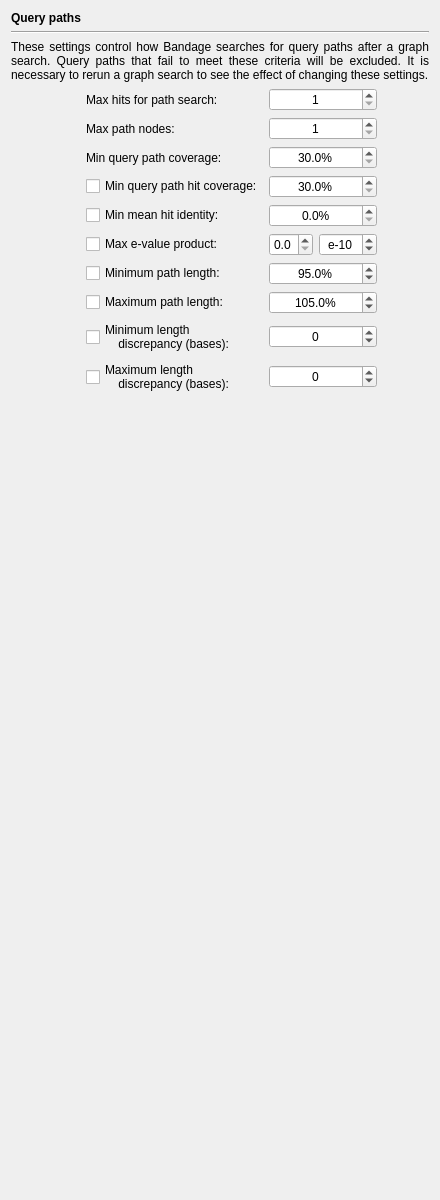
         <widget class="QWidget" name="queriesTabContents">
          <property name="geometry">
           <rect>
            <x>0</x>
            <y>0</y>
            <width>440</width>
            <height>1200</height>
           </rect>
          </property>
          <layout class="QVBoxLayout" name="queriesTabContentsLayout">
           <item>
            <widget class="QLabel" name="queryPathsHeadingLabel">
             <property name="font">
              <font>
               <bold>true</bold>
              </font>
             </property>
             <property name="text">
              <string>Query paths</string>
             </property>
            </widget>
           </item>
           <item>
            <widget class="Line" name="line_11">
             <property name="orientation">
              <enum>Qt::Horizontal</enum>
             </property>
            </widget>
           </item>
           <item>
            <widget class="QLabel" name="queryPathsDescriptionLabel">
             <property name="text">
              <string>These settings control how Bandage searches for query paths after a graph search. Query paths that fail to meet these criteria will be excluded. It is necessary to rerun a graph search to see the effect of changing these settings.</string>
             </property>
             <property name="alignment">
              <set>Qt::AlignJustify|Qt::AlignVCenter</set>
             </property>
             <property name="wordWrap">
              <bool>true</bool>
             </property>
            </widget>
           </item>
           <item>
            <widget class="QWidget" name="widget_23" native="true">
             <layout class="QGridLayout" name="gridLayout_16">
              <property name="leftMargin">
               <number>0</number>
              </property>
              <property name="topMargin">
               <number>0</number>
              </property>
              <property name="rightMargin">
               <number>0</number>
              </property>
              <property name="bottomMargin">
               <number>0</number>
              </property>
              <item row="2" column="3" colspan="2">
               <widget class="QDoubleSpinBox" name="minQueryCoveredByPathSpinBox">
                <property name="focusPolicy">
                 <enum>Qt::StrongFocus</enum>
                </property>
                <property name="alignment">
                 <set>Qt::AlignCenter</set>
                </property>
                <property name="suffix">
                 <string>%</string>
                </property>
                <property name="decimals">
                 <number>1</number>
                </property>
                <property name="minimum">
                 <double>30.000000000000000</double>
                </property>
               </widget>
              </item>
              <item row="3" column="1">
               <widget class="InfoTextWidget" name="minQueryCoveredByHitsInfoText" native="true">
                <property name="sizePolicy">
                 <sizepolicy hsizetype="Fixed" vsizetype="Fixed">
                  <horstretch>0</horstretch>
                  <verstretch>0</verstretch>
                 </sizepolicy>
                </property>
                <property name="minimumSize">
                 <size>
                  <width>16</width>
                  <height>16</height>
                 </size>
                </property>
                <property name="toolTip">
                 <string>This is a minimum value for the fraction of a query which is covered by the hits in a query path. Paths with hits that cover less of the query than this setting will not be included in the query's paths.&lt;br&gt;&lt;br&gt;
                                                       Set to a higher value to make query paths more stringent.</string>
                </property>
               </widget>
              </item>
              <item row="3" column="3" colspan="2">
               <widget class="QDoubleSpinBox" name="minQueryCoveredByHitsSpinBox">
                <property name="focusPolicy">
                 <enum>Qt::StrongFocus</enum>
                </property>
                <property name="alignment">
                 <set>Qt::AlignCenter</set>
                </property>
                <property name="suffix">
                 <string>%</string>
                </property>
                <property name="decimals">
                 <number>1</number>
                </property>
                <property name="minimum">
                 <double>30.000000000000000</double>
                </property>
                <property name="maximum">
                 <double>100.000000000000000</double>
                </property>
               </widget>
              </item>
              <item row="1" column="3" colspan="2">
               <widget class="QSpinBox" name="maxPathNodesSpinBox">
                <property name="focusPolicy">
                 <enum>Qt::StrongFocus</enum>
                </property>
                <property name="alignment">
                 <set>Qt::AlignCenter</set>
                </property>
                <property name="minimum">
                 <number>1</number>
                </property>
                <property name="maximum">
                 <number>50</number>
                </property>
               </widget>
              </item>
              <item row="4" column="2">
               <widget class="QCheckBox" name="minMeanHitIdentityCheckBox">
                <property name="focusPolicy">
                 <enum>Qt::StrongFocus</enum>
                </property>
                <property name="text">
                 <string>Min mean hit identity:</string>
                </property>
               </widget>
              </item>
              <item row="3" column="2">
               <widget class="QCheckBox" name="minQueryCoveredByHitsCheckBox">
                <property name="focusPolicy">
                 <enum>Qt::StrongFocus</enum>
                </property>
                <property name="text">
                 <string>Min query path hit coverage:</string>
                </property>
               </widget>
              </item>
              <item row="10" column="2">
               <widget class="QCheckBox" name="maxLengthBaseDiscrepancyCheckBox">
                <property name="focusPolicy">
                 <enum>Qt::StrongFocus</enum>
                </property>
                <property name="text">
                 <string>Maximum length
    discrepancy (bases):</string>
                </property>
               </widget>
              </item>
              <item row="6" column="2">
               <widget class="QCheckBox" name="maxEValueProductCheckBox">
                <property name="focusPolicy">
                 <enum>Qt::StrongFocus</enum>
                </property>
                <property name="text">
                 <string>Max e-value product:</string>
                </property>
               </widget>
              </item>
              <item row="8" column="2">
               <widget class="QCheckBox" name="maxLengthPercentageCheckBox">
                <property name="focusPolicy">
                 <enum>Qt::StrongFocus</enum>
                </property>
                <property name="text">
                 <string>Maximum path length:</string>
                </property>
               </widget>
              </item>
              <item row="2" column="2">
               <widget class="QLabel" name="minQueryCoveredByPathLabel">
                <property name="text">
                 <string>Min query path coverage:</string>
                </property>
               </widget>
              </item>
              <item row="7" column="2">
               <widget class="QCheckBox" name="minLengthPercentageCheckBox">
                <property name="focusPolicy">
                 <enum>Qt::StrongFocus</enum>
                </property>
                <property name="text">
                 <string>Minimum path length:</string>
                </property>
               </widget>
              </item>
              <item row="9" column="2">
               <widget class="QCheckBox" name="minLengthBaseDiscrepancyCheckBox">
                <property name="focusPolicy">
                 <enum>Qt::StrongFocus</enum>
                </property>
                <property name="text">
                 <string>Minimum length
    discrepancy (bases):</string>
                </property>
               </widget>
              </item>
              <item row="9" column="3" colspan="2">
               <widget class="QSpinBox" name="minLengthBaseDiscrepancySpinBox">
                <property name="focusPolicy">
                 <enum>Qt::StrongFocus</enum>
                </property>
                <property name="alignment">
                 <set>Qt::AlignCenter</set>
                </property>
                <property name="minimum">
                 <number>-1000000</number>
                </property>
                <property name="maximum">
                 <number>1000000</number>
                </property>
               </widget>
              </item>
              <item row="7" column="3" colspan="2">
               <widget class="QDoubleSpinBox" name="minLengthPercentageSpinBox">
                <property name="focusPolicy">
                 <enum>Qt::StrongFocus</enum>
                </property>
                <property name="alignment">
                 <set>Qt::AlignCenter</set>
                </property>
                <property name="suffix">
                 <string>%</string>
                </property>
                <property name="decimals">
                 <number>1</number>
                </property>
                <property name="minimum">
                 <double>0.000000000000000</double>
                </property>
                <property name="maximum">
                 <double>1000000.000000000000000</double>
                </property>
                <property name="value">
                 <double>95.000000000000000</double>
                </property>
               </widget>
              </item>
              <item row="10" column="3" colspan="2">
               <widget class="QSpinBox" name="maxLengthBaseDiscrepancySpinBox">
                <property name="focusPolicy">
                 <enum>Qt::StrongFocus</enum>
                </property>
                <property name="alignment">
                 <set>Qt::AlignCenter</set>
                </property>
                <property name="minimum">
                 <number>-1000000</number>
                </property>
                <property name="maximum">
                 <number>1000000</number>
                </property>
               </widget>
              </item>
              <item row="8" column="3" colspan="2">
               <widget class="QDoubleSpinBox" name="maxLengthPercentageSpinBox">
                <property name="focusPolicy">
                 <enum>Qt::StrongFocus</enum>
                </property>
                <property name="alignment">
                 <set>Qt::AlignCenter</set>
                </property>
                <property name="suffix">
                 <string>%</string>
                </property>
                <property name="decimals">
                 <number>1</number>
                </property>
                <property name="maximum">
                 <double>1000000.000000000000000</double>
                </property>
                <property name="value">
                 <double>105.000000000000000</double>
                </property>
               </widget>
              </item>
              <item row="7" column="1">
               <widget class="InfoTextWidget" name="minLengthPercentageInfoText" native="true">
                <property name="sizePolicy">
                 <sizepolicy hsizetype="Fixed" vsizetype="Fixed">
                  <horstretch>0</horstretch>
                  <verstretch>0</verstretch>
                 </sizepolicy>
                </property>
                <property name="minimumSize">
                 <size>
                  <width>16</width>
                  <height>16</height>
                 </size>
                </property>
                <property name="toolTip">
                 <string>This is a minimum value for the relative length between a query and its path in the graph. Paths with a relative length less than this setting will not be included in the query's paths.&lt;br&gt;&lt;br&gt;
                                                     Set to a value closer to 100% to make query paths more stringent.</string>
                </property>
               </widget>
              </item>
              <item row="8" column="1">
               <widget class="InfoTextWidget" name="maxLengthPercentageInfoText" native="true">
                <property name="sizePolicy">
                 <sizepolicy hsizetype="Fixed" vsizetype="Fixed">
                  <horstretch>0</horstretch>
                  <verstretch>0</verstretch>
                 </sizepolicy>
                </property>
                <property name="minimumSize">
                 <size>
                  <width>16</width>
                  <height>16</height>
                 </size>
                </property>
                <property name="toolTip">
                 <string>This is a maximum value for the relative length between a query and its path in the graph. Paths with a relative length greater than this setting will not be included in the query's paths.&lt;br&gt;&lt;br&gt;
                                                     Set to a value closer to 100% to make query paths more stringent.</string>
                </property>
               </widget>
              </item>
              <item row="9" column="1">
               <widget class="InfoTextWidget" name="minLengthBaseDiscrepancyInfoText" native="true">
                <property name="sizePolicy">
                 <sizepolicy hsizetype="Fixed" vsizetype="Fixed">
                  <horstretch>0</horstretch>
                  <verstretch>0</verstretch>
                 </sizepolicy>
                </property>
                <property name="minimumSize">
                 <size>
                  <width>16</width>
                  <height>16</height>
                 </size>
                </property>
                <property name="toolTip">
                 <string>This is the minimum length difference (in bases) between a query and its path in the graph.  Paths with a length difference less than this setting will not be included in the query's paths.&lt;br&gt;&lt;br&gt;
                                                          Set to a value closer to 0 to make query paths more stringent.</string>
                </property>
               </widget>
              </item>
              <item row="10" column="1">
               <widget class="InfoTextWidget" name="maxLengthBaseDiscrepancyInfoText" native="true">
                <property name="sizePolicy">
                 <sizepolicy hsizetype="Fixed" vsizetype="Fixed">
                  <horstretch>0</horstretch>
                  <verstretch>0</verstretch>
                 </sizepolicy>
                </property>
                <property name="minimumSize">
                 <size>
                  <width>16</width>
                  <height>16</height>
                 </size>
                </property>
               </widget>
              </item>
              <item row="4" column="1">
               <widget class="InfoTextWidget" name="minMeanHitIdentityInfoText" native="true">
                <property name="sizePolicy">
                 <sizepolicy hsizetype="Fixed" vsizetype="Fixed">
                  <horstretch>0</horstretch>
                  <verstretch>0</verstretch>
                 </sizepolicy>
                </property>
                <property name="minimumSize">
                 <size>
                  <width>16</width>
                  <height>16</height>
                 </size>
                </property>
                <property name="toolTip">
                 <string>This is a minimum value for the mean of the percent identity for the hits in a query path, weighted by the hits' lengths. Paths with a mean hit percent identity less than this setting will not be included in the query's paths. Applies to BLAST only (other searchers do not report identity).&lt;br&gt;&lt;br&gt;
                                                    Set to a higher value to make query paths more stringent.</string>
                </property>
               </widget>
              </item>
              <item row="1" column="1">
               <widget class="InfoTextWidget" name="maxPathNodesInfoText" native="true">
                <property name="sizePolicy">
                 <sizepolicy hsizetype="Fixed" vsizetype="Fixed">
                  <horstretch>0</horstretch>
                  <verstretch>0</verstretch>
                 </sizepolicy>
                </property>
                <property name="minimumSize">
                 <size>
                  <width>16</width>
                  <height>16</height>
                 </size>
                </property>
                <property name="toolTip">
                 <string>This controls the maximum number of nodes in query paths.&lt;br&gt;&lt;br&gt;
                                              A higher value will allow for paths containing more nodes, at a performance cost.</string>
                </property>
               </widget>
              </item>
              <item row="6" column="1">
               <widget class="InfoTextWidget" name="maxEvalueProductInfoText" native="true">
                <property name="sizePolicy">
                 <sizepolicy hsizetype="Fixed" vsizetype="Fixed">
                  <horstretch>0</horstretch>
                  <verstretch>0</verstretch>
                 </sizepolicy>
                </property>
                <property name="minimumSize">
                 <size>
                  <width>16</width>
                  <height>16</height>
                 </size>
                </property>
                <property name="toolTip">
                 <string>This is a maximum value for the product of the e-values of all the hits in a query path. Paths with an e-value product greater than this setting will not be included in the query's paths. Applies to BLAST and HMMER.&lt;br&gt;&lt;br&gt;
                                                  Set to a lower value to make query paths more stringent.</string>
                </property>
               </widget>
              </item>
              <item row="2" column="1">
               <widget class="InfoTextWidget" name="minQueryCoveredByPathInfoText" native="true">
                <property name="sizePolicy">
                 <sizepolicy hsizetype="Fixed" vsizetype="Fixed">
                  <horstretch>0</horstretch>
                  <verstretch>0</verstretch>
                 </sizepolicy>
                </property>
                <property name="minimumSize">
                 <size>
                  <width>16</width>
                  <height>16</height>
                 </size>
                </property>
                <property name="toolTip">
                 <string>This is a minimum value for the fraction of a query which is covered by a query path. Paths that cover less of the query than this setting will not be included in the query's paths.&lt;br&gt;&lt;br&gt;
                                                       Set to a higher value to make query paths more stringent.</string>
                </property>
               </widget>
              </item>
              <item row="1" column="2">
               <widget class="QLabel" name="label_35">
                <property name="sizePolicy">
                 <sizepolicy hsizetype="Minimum" vsizetype="Preferred">
                  <horstretch>0</horstretch>
                  <verstretch>0</verstretch>
                 </sizepolicy>
                </property>
                <property name="text">
                 <string>Max path nodes:</string>
                </property>
               </widget>
              </item>
              <item row="1" column="5">
               <spacer name="horizontalSpacer_22">
                <property name="orientation">
                 <enum>Qt::Horizontal</enum>
                </property>
                <property name="sizeType">
                 <enum>QSizePolicy::Expanding</enum>
                </property>
                <property name="sizeHint" stdset="0">
                 <size>
                  <width>0</width>
                  <height>20</height>
                 </size>
                </property>
               </spacer>
              </item>
              <item row="6" column="4">
               <widget class="QSpinBox" name="maxEValueExponentSpinBox">
                <property name="focusPolicy">
                 <enum>Qt::StrongFocus</enum>
                </property>
                <property name="alignment">
                 <set>Qt::AlignCenter</set>
                </property>
                <property name="prefix">
                 <string>e</string>
                </property>
                <property name="minimum">
                 <number>-999</number>
                </property>
                <property name="maximum">
                 <number>1</number>
                </property>
                <property name="value">
                 <number>-10</number>
                </property>
               </widget>
              </item>
              <item row="1" column="0">
               <spacer name="horizontalSpacer_21">
                <property name="orientation">
                 <enum>Qt::Horizontal</enum>
                </property>
                <property name="sizeType">
                 <enum>QSizePolicy::Expanding</enum>
                </property>
                <property name="sizeHint" stdset="0">
                 <size>
                  <width>0</width>
                  <height>20</height>
                 </size>
                </property>
               </spacer>
              </item>
              <item row="6" column="3">
               <widget class="QDoubleSpinBox" name="maxEValueCoefficientSpinBox">
                <property name="focusPolicy">
                 <enum>Qt::StrongFocus</enum>
                </property>
                <property name="decimals">
                 <number>1</number>
                </property>
                <property name="maximum">
                 <double>9.900000000000000</double>
                </property>
               </widget>
              </item>
              <item row="4" column="3" colspan="2">
               <widget class="QDoubleSpinBox" name="minMeanHitIdentitySpinBox">
                <property name="focusPolicy">
                 <enum>Qt::StrongFocus</enum>
                </property>
                <property name="alignment">
                 <set>Qt::AlignCenter</set>
                </property>
                <property name="suffix">
                 <string>%</string>
                </property>
                <property name="decimals">
                 <number>1</number>
                </property>
                <property name="maximum">
                 <double>100.000000000000000</double>
                </property>
               </widget>
              </item>
              <item row="0" column="2">
               <widget class="QLabel" name="label_41">
                <property name="sizePolicy">
                 <sizepolicy hsizetype="Minimum" vsizetype="Preferred">
                  <horstretch>0</horstretch>
                  <verstretch>0</verstretch>
                 </sizepolicy>
                </property>
                <property name="text">
                 <string>Max hits for path search:</string>
                </property>
               </widget>
              </item>
              <item row="0" column="3" colspan="2">
               <widget class="QSpinBox" name="maxHitsForQueryPathSpinBox">
                <property name="focusPolicy">
                 <enum>Qt::StrongFocus</enum>
                </property>
                <property name="alignment">
                 <set>Qt::AlignCenter</set>
                </property>
                <property name="minimum">
                 <number>1</number>
                </property>
                <property name="maximum">
                 <number>50</number>
                </property>
               </widget>
              </item>
              <item row="0" column="1">
               <widget class="InfoTextWidget" name="maxHitsForQueryPathInfoText" native="true">
                <property name="sizePolicy">
                 <sizepolicy hsizetype="Fixed" vsizetype="Fixed">
                  <horstretch>0</horstretch>
                  <verstretch>0</verstretch>
                 </sizepolicy>
                </property>
                <property name="minimumSize">
                 <size>
                  <width>16</width>
                  <height>16</height>
                 </size>
                </property>
                <property name="toolTip">
                 <string>Bandage will not attempt to find query paths for queries with more hits than this setting. query path searches can be very slow when there are too many hits, so this setting prevents performance problems.&lt;br&gt;&lt;br&gt;
                                                     Set to 0 to turn off all query path finding.&lt;br&gt;&lt;br&gt;
                                                     Set to a larger value to enable query path searches for queries with many hits (can be slow).</string>
                </property>
               </widget>
              </item>
             </layout>
            </widget>
           </item>
           <item>
            <spacer name="queriesTabSpacer">
             <property name="orientation">
              <enum>Qt::Vertical</enum>
             </property>
             <property name="sizeType">
              <enum>QSizePolicy::Expanding</enum>
             </property>
             <property name="sizeHint" stdset="0">
              <size>
               <width>20</width>
               <height>40</height>
              </size>
             </property>
            </spacer>
           </item>
          </layout>
         </widget>
